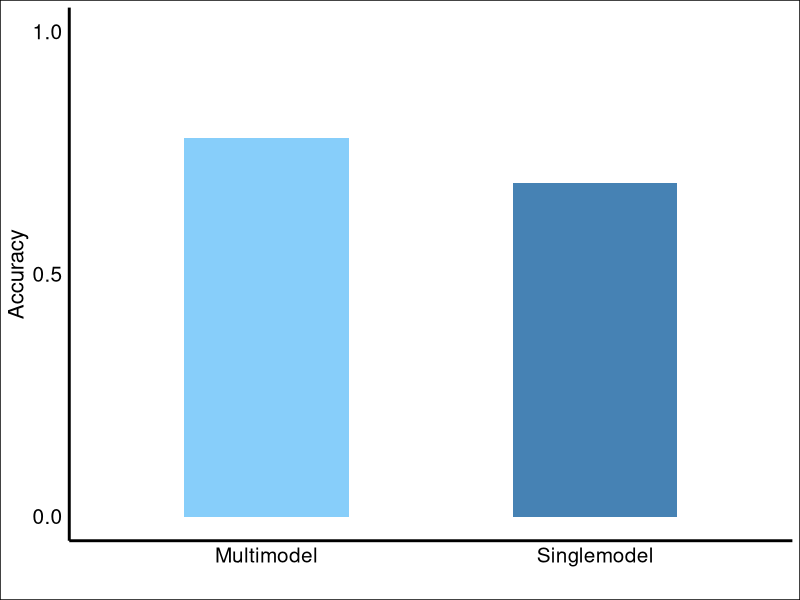
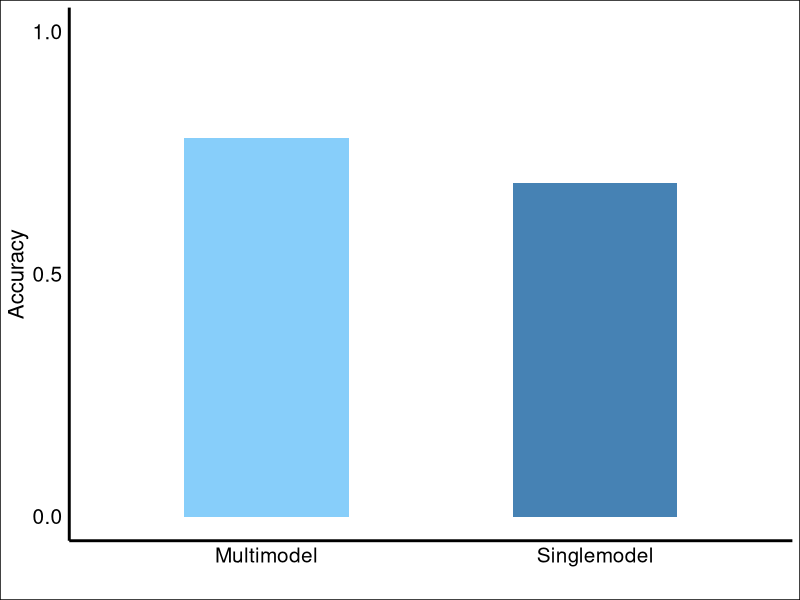

Recreate these plots in R, in order.
# install.packages("ggplot2")
library(ggplot2)

df <- data.frame(group = c("Multimodel", "Singlemodel"),
                 count = c(0.781617647,0.6875))

Hse <- ggplot(df, aes(x = group, y = count, fill = group)) +
  geom_bar(stat = "identity", width = 0.5, position = position_dodge2(padding = 0.3)) +
  scale_fill_manual(values = c("#87CEFA", "#4682B4")) +
  theme_minimal() +
  theme(
    plot.background = element_rect(fill = "white"), 
    panel.grid = element_blank(),  # 隐藏网格线
    axis.line = element_line(color = "black", size = 1),  # 设置坐标轴的颜色为黑色
    axis.text = element_text(size = 15, color = "black"),  # 设置刻度标签的字体大小为12
    axis.title = element_text(size = 16)  # 设置轴标题的字体大小为12
  ) +
  scale_y_continuous(limits = c(0, 1), breaks = seq(0.00, 1.00, 0.50)) +
  xlab("") +  # 设置 x 轴标签为空字符
  ylab("Accuracy")+  # 设置 y 轴标签为 "Count" 
theme(legend.position = "none")  # 移除图例
Hse
ggsave("RT_SRT.tiff", path = "D:/taskswitch100/SCHZ/RT")
